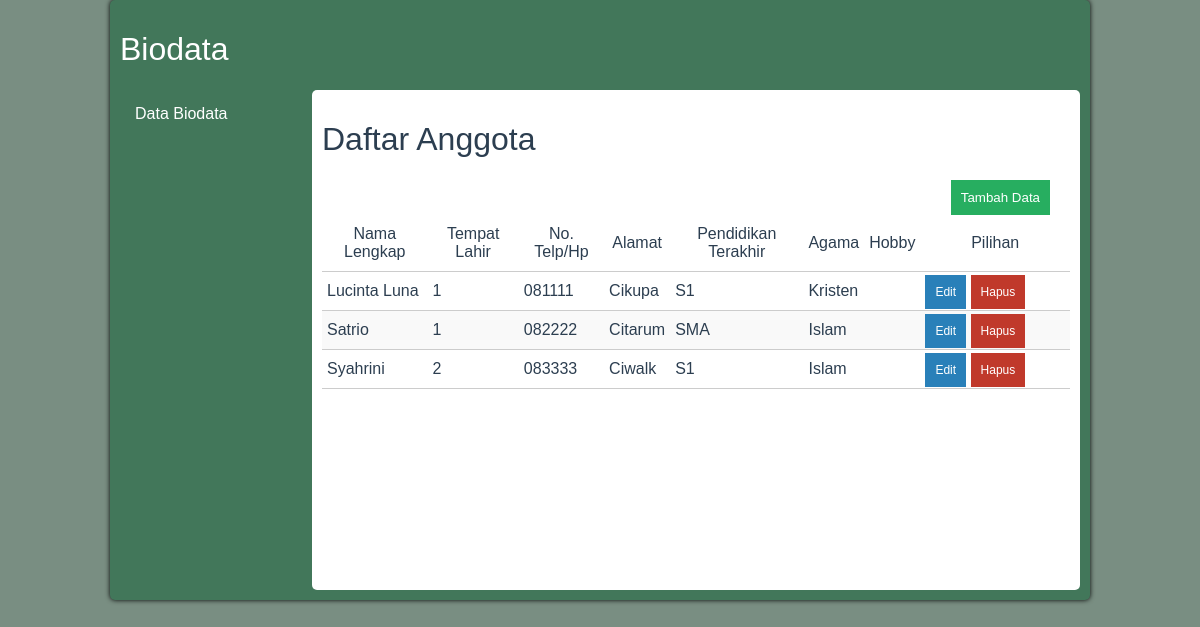
/modul_anggota/list-anggota.php, run on the app's committed database.
### tables this page shows
CREATE TABLE `users` (
  `id` int(10) NOT NULL,
  `full_name` varchar(50) NOT NULL,
  `date_of_birth` date NOT NULL,
  `place_of_birth_id` int(10) NOT NULL,
  `phone_number` varchar(15) NOT NULL,
  `addres` text NOT NULL,
  `last_educaton` enum('SD','SMP','SMA','D1','D2','D3','S1','S2','S3') NOT NULL,
  `religion` enum('Islam','Kristen','Katholik') NOT NULL
);

### modul_anggota/proses-list-anggota.php (called while the page is built, shortened)
<?php
include '../connection.php';
$query = "SELECT * FROM users";
$hasil = mysqli_query($db, $query);
$data_anggota = array();
while ($row = mysqli_fetch_assoc($hasil)) {
    $data_anggota[] = $row;
}

### modul_anggota/list-anggota.php (the view, shortened to what this page needs)
<?php
include 'proses-list-anggota.php';
?>
<!DOCTYPE html>
<html lang="en">
<head>
    <link rel="stylesheet" href="../css/style.css">
</head>
<body>
    <div class="container clearfix">
        <h1>Biodata</h1>
        <?php include '../sidebar.php' ?>
        <div class="content">
            <h1>Daftar Anggota</h1>
            <div class="btn-tambah-div">
                <a href="biodata.php"><button class="btn btn-tambah">Tambah Data</button></a>
            </div>
            <?php if (empty($data_anggota)) : ?>
            Tidak ada data.
            <?php else : ?>
            <table class="data">
                <tr>
                    <th>Nama Lengkap</th>
                    <th>Tempat Lahir</th>
                    <th>No. Telp/Hp</th>
                    <th>Alamat</th>
                    <th>Pendidikan Terakhir</th>
                    <th>Agama</th>
                    <th>Hobby</th>
                    <th width="20%">Pilihan</th>
                </tr>
                <?php foreach ($data_anggota as $users) : ?>
                <tr>
                    <td><?php echo $users['full_name'] ?></td>
                    <td><?php echo $users['place_of_birth_id'] ?></td>
                    <td><?php echo $users['phone_number'] ?></td>
                    <td><?php echo $users['addres'] ?></td>
                    <td><?php echo $users['last_educaton'] ?></td>
                    <td><?php echo $users['religion'] ?></td>
                    <td><?php echo $users['hobbies'] ?></td>
                    <td>
                        <a href="edit-anggota.php?id_anggota=<?php echo $anggota['anggota_id']; ?>" class="btn btn-edit">Edit</a>
                        <a href="delete-anggota.php?id_anggota=<?php echo $anggota['anggota_id']; ?>" class="btn btn-hapus" onclick="return confirm('anda yakin akan menghapus data?');">Hapus</a>
                    </td>
                </tr>
                <?php  endforeach ?>
            </table>
            <?php endif ?>
        </div>
    </div>
</body>
</html>

### sidebar.php
<div class="sidebar">
    <ul>
        <li><a href="../modul_anggota/list-anggota.php">Data Biodata</a></li>
    </ul>
</div>

### css/style.css (style rules this page uses)
* { font-family: sans-serif; font-weight: 100; }
.container { width: 960px; max-width: 100%; margin: 0 auto; background: #42775A; border-radius: 5px; padding: 10px; box-shadow: 0px 0px 5px black; color: #FFF; }
.sidebar { width: 20%; float: left; }
.sidebar ul { list-style: none; padding-left: 0; margin: 0; }
.sidebar li a { display: inline-block; width: 100%; padding: 15px; box-sizing: border-box; }
a { text-decoration: none; color: #FFF; }
.content { width: 80%; min-height: 500px; float: right; padding: 10px; box-sizing: border-box; background: #FFF; border-radius: 5px; color: #2c3e50; }
.clearfix:after { content: "."; visibility: hidden; display: block; height: 0; clear: both; }
body { margin: 0; background : #798E82; }
table.data { width: 100%; border-collapse: collapse; }
table.data th { padding: 10px 5px; }
table.data td { padding: 10px 5px; border: 1px solid #ccc; border-left: none; border-right: none; }
table.data tr:not(:first-child):nth-of-type(odd) { background-color: #f9f9f9; }
.btn { width: auto; color: #fff; border: none; cursor: pointer; padding: 10px; }
table .btn { font-size: 12px; }
.btn-tambah { background-color: #27ae60; }
.btn-tambah-div { text-align: right; margin-right: 20px; }
.btn-edit { background-color: #2980b9; }
.btn-hapus { background-color: #c0392b; }

### data on the page
users: full_name "Lucinta Luna", place_of_birth "1", phone_number "081111", addres "Cikupa", last_educaton "S1", religion "Kristen"
users: full_name "Satrio", place_of_birth "1", phone_number "082222", addres "Citarum", last_educaton "SMA", religion "Islam"
users: full_name "Syahrini", place_of_birth "2", phone_number "083333", addres "Ciwalk", last_educaton "S1", religion "Islam"
